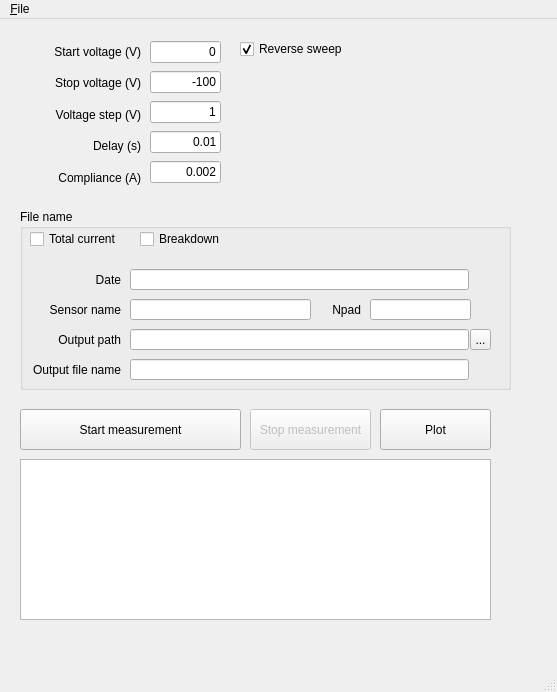
<?xml version="1.0" encoding="UTF-8"?>
<ui version="4.0">
 <class>MainWindow</class>
 <widget class="QMainWindow" name="MainWindow">
  <property name="windowModality">
   <enum>Qt::NonModal</enum>
  </property>
  <property name="enabled">
   <bool>true</bool>
  </property>
  <property name="geometry">
   <rect>
    <x>0</x>
    <y>0</y>
    <width>557</width>
    <height>692</height>
   </rect>
  </property>
  <property name="sizePolicy">
   <sizepolicy hsizetype="Preferred" vsizetype="Preferred">
    <horstretch>0</horstretch>
    <verstretch>0</verstretch>
   </sizepolicy>
  </property>
  <property name="minimumSize">
   <size>
    <width>0</width>
    <height>0</height>
   </size>
  </property>
  <property name="baseSize">
   <size>
    <width>514</width>
    <height>643</height>
   </size>
  </property>
  <property name="windowTitle">
   <string>I-V measurement</string>
  </property>
  <property name="toolTipDuration">
   <number>5</number>
  </property>
  <widget class="QWidget" name="centralwidget">
   <widget class="QCheckBox" name="checkBox_reversesweep">
    <property name="geometry">
     <rect>
      <x>240</x>
      <y>20</y>
      <width>111</width>
      <height>20</height>
     </rect>
    </property>
    <property name="sizePolicy">
     <sizepolicy hsizetype="Preferred" vsizetype="Preferred">
      <horstretch>0</horstretch>
      <verstretch>0</verstretch>
     </sizepolicy>
    </property>
    <property name="toolTip">
     <string extracomment="Test"/>
    </property>
    <property name="toolTipDuration">
     <number>5</number>
    </property>
    <property name="statusTip">
     <string extracomment="test"/>
    </property>
    <property name="text">
     <string>Reverse sweep</string>
    </property>
    <property name="checkable">
     <bool>true</bool>
    </property>
    <property name="checked">
     <bool>true</bool>
    </property>
   </widget>
   <widget class="QWidget" name="verticalLayoutWidget">
    <property name="geometry">
     <rect>
      <x>20</x>
      <y>20</y>
      <width>121</width>
      <height>151</height>
     </rect>
    </property>
    <layout class="QVBoxLayout" name="verticalLayout">
     <item>
      <widget class="QLabel" name="label">
       <property name="layoutDirection">
        <enum>Qt::LeftToRight</enum>
       </property>
       <property name="text">
        <string>Start voltage (V)</string>
       </property>
       <property name="alignment">
        <set>Qt::AlignRight|Qt::AlignTrailing|Qt::AlignVCenter</set>
       </property>
      </widget>
     </item>
     <item>
      <widget class="QLabel" name="label_2">
       <property name="layoutDirection">
        <enum>Qt::LeftToRight</enum>
       </property>
       <property name="text">
        <string>Stop voltage (V)</string>
       </property>
       <property name="alignment">
        <set>Qt::AlignRight|Qt::AlignTrailing|Qt::AlignVCenter</set>
       </property>
      </widget>
     </item>
     <item>
      <widget class="QLabel" name="label_3">
       <property name="layoutDirection">
        <enum>Qt::LeftToRight</enum>
       </property>
       <property name="text">
        <string>Voltage step (V)</string>
       </property>
       <property name="alignment">
        <set>Qt::AlignRight|Qt::AlignTrailing|Qt::AlignVCenter</set>
       </property>
      </widget>
     </item>
     <item>
      <widget class="QLabel" name="label_4">
       <property name="text">
        <string>Delay (s)</string>
       </property>
       <property name="alignment">
        <set>Qt::AlignRight|Qt::AlignTrailing|Qt::AlignVCenter</set>
       </property>
      </widget>
     </item>
     <item>
      <widget class="QLabel" name="label_9">
       <property name="text">
        <string>Compliance (A)</string>
       </property>
       <property name="alignment">
        <set>Qt::AlignRight|Qt::AlignTrailing|Qt::AlignVCenter</set>
       </property>
      </widget>
     </item>
    </layout>
   </widget>
   <widget class="QWidget" name="verticalLayoutWidget_2">
    <property name="geometry">
     <rect>
      <x>150</x>
      <y>20</y>
      <width>71</width>
      <height>151</height>
     </rect>
    </property>
    <layout class="QVBoxLayout" name="verticalLayout_2">
     <item>
      <widget class="QLineEdit" name="lineEdit_Vstart">
       <property name="text">
        <string>0</string>
       </property>
       <property name="alignment">
        <set>Qt::AlignRight|Qt::AlignTrailing|Qt::AlignVCenter</set>
       </property>
      </widget>
     </item>
     <item>
      <widget class="QLineEdit" name="lineEdit_Vstop">
       <property name="text">
        <string>-100</string>
       </property>
       <property name="alignment">
        <set>Qt::AlignRight|Qt::AlignTrailing|Qt::AlignVCenter</set>
       </property>
      </widget>
     </item>
     <item>
      <widget class="QLineEdit" name="lineEdit_Vstep">
       <property name="text">
        <string>1</string>
       </property>
       <property name="alignment">
        <set>Qt::AlignRight|Qt::AlignTrailing|Qt::AlignVCenter</set>
       </property>
      </widget>
     </item>
     <item>
      <widget class="QLineEdit" name="lineEdit_delay">
       <property name="text">
        <string>0.01</string>
       </property>
       <property name="alignment">
        <set>Qt::AlignRight|Qt::AlignTrailing|Qt::AlignVCenter</set>
       </property>
      </widget>
     </item>
     <item>
      <widget class="QLineEdit" name="lineEdit_compl">
       <property name="text">
        <string>0.002</string>
       </property>
       <property name="alignment">
        <set>Qt::AlignRight|Qt::AlignTrailing|Qt::AlignVCenter</set>
       </property>
      </widget>
     </item>
    </layout>
   </widget>
   <widget class="QPushButton" name="pushButton_start">
    <property name="geometry">
     <rect>
      <x>20</x>
      <y>390</y>
      <width>221</width>
      <height>41</height>
     </rect>
    </property>
    <property name="toolTip">
     <string extracomment="asdfasdf"/>
    </property>
    <property name="text">
     <string>Start measurement</string>
    </property>
   </widget>
   <widget class="QGroupBox" name="groupBox">
    <property name="geometry">
     <rect>
      <x>20</x>
      <y>190</y>
      <width>491</width>
      <height>181</height>
     </rect>
    </property>
    <property name="title">
     <string>File name</string>
    </property>
    <widget class="QCheckBox" name="checkBox_2">
     <property name="geometry">
      <rect>
       <x>10</x>
       <y>20</y>
       <width>101</width>
       <height>20</height>
      </rect>
     </property>
     <property name="text">
      <string>Total current</string>
     </property>
    </widget>
    <widget class="QCheckBox" name="checkBox_3">
     <property name="geometry">
      <rect>
       <x>120</x>
       <y>20</y>
       <width>101</width>
       <height>20</height>
      </rect>
     </property>
     <property name="text">
      <string>Breakdown</string>
     </property>
    </widget>
    <widget class="QLabel" name="label_10">
     <property name="geometry">
      <rect>
       <x>20</x>
       <y>90</y>
       <width>81</width>
       <height>22</height>
      </rect>
     </property>
     <property name="text">
      <string>Sensor name</string>
     </property>
     <property name="alignment">
      <set>Qt::AlignRight|Qt::AlignTrailing|Qt::AlignVCenter</set>
     </property>
    </widget>
    <widget class="QLineEdit" name="lineEdit_sensorname">
     <property name="geometry">
      <rect>
       <x>110</x>
       <y>90</y>
       <width>181</width>
       <height>21</height>
      </rect>
     </property>
    </widget>
    <widget class="QLabel" name="label_7">
     <property name="geometry">
      <rect>
       <x>0</x>
       <y>150</y>
       <width>101</width>
       <height>22</height>
      </rect>
     </property>
     <property name="text">
      <string>Output file name</string>
     </property>
     <property name="alignment">
      <set>Qt::AlignRight|Qt::AlignTrailing|Qt::AlignVCenter</set>
     </property>
    </widget>
    <widget class="QLineEdit" name="lineEdit_outfilename">
     <property name="geometry">
      <rect>
       <x>110</x>
       <y>150</y>
       <width>339</width>
       <height>21</height>
      </rect>
     </property>
    </widget>
    <widget class="QLabel" name="label_6">
     <property name="geometry">
      <rect>
       <x>20</x>
       <y>60</y>
       <width>81</width>
       <height>21</height>
      </rect>
     </property>
     <property name="text">
      <string>Date</string>
     </property>
     <property name="alignment">
      <set>Qt::AlignRight|Qt::AlignTrailing|Qt::AlignVCenter</set>
     </property>
    </widget>
    <widget class="QLineEdit" name="lineEdit_date">
     <property name="geometry">
      <rect>
       <x>110</x>
       <y>60</y>
       <width>339</width>
       <height>21</height>
      </rect>
     </property>
    </widget>
    <widget class="QLabel" name="label_5">
     <property name="geometry">
      <rect>
       <x>20</x>
       <y>120</y>
       <width>81</width>
       <height>21</height>
      </rect>
     </property>
     <property name="text">
      <string>Output path</string>
     </property>
     <property name="alignment">
      <set>Qt::AlignRight|Qt::AlignTrailing|Qt::AlignVCenter</set>
     </property>
    </widget>
    <widget class="QLineEdit" name="lineEdit_outpath">
     <property name="geometry">
      <rect>
       <x>110</x>
       <y>120</y>
       <width>339</width>
       <height>21</height>
      </rect>
     </property>
    </widget>
    <widget class="QToolButton" name="toolButton_outpath">
     <property name="geometry">
      <rect>
       <x>450</x>
       <y>120</y>
       <width>21</width>
       <height>21</height>
      </rect>
     </property>
     <property name="text">
      <string>...</string>
     </property>
    </widget>
    <widget class="QLineEdit" name="lineEdit_npad">
     <property name="geometry">
      <rect>
       <x>350</x>
       <y>90</y>
       <width>101</width>
       <height>21</height>
      </rect>
     </property>
     <property name="text">
      <string/>
     </property>
    </widget>
    <widget class="QLabel" name="label_11">
     <property name="geometry">
      <rect>
       <x>300</x>
       <y>90</y>
       <width>41</width>
       <height>22</height>
      </rect>
     </property>
     <property name="text">
      <string>Npad</string>
     </property>
     <property name="alignment">
      <set>Qt::AlignRight|Qt::AlignTrailing|Qt::AlignVCenter</set>
     </property>
    </widget>
   </widget>
   <widget class="QPushButton" name="pushButton_stop">
    <property name="enabled">
     <bool>false</bool>
    </property>
    <property name="geometry">
     <rect>
      <x>250</x>
      <y>390</y>
      <width>121</width>
      <height>41</height>
     </rect>
    </property>
    <property name="toolTip">
     <string extracomment="asdfasdf"/>
    </property>
    <property name="text">
     <string>Stop measurement</string>
    </property>
   </widget>
   <widget class="QPushButton" name="pushButton_plot">
    <property name="geometry">
     <rect>
      <x>380</x>
      <y>390</y>
      <width>111</width>
      <height>41</height>
     </rect>
    </property>
    <property name="toolTip">
     <string extracomment="asdfasdf"/>
    </property>
    <property name="text">
     <string>Plot</string>
    </property>
   </widget>
   <widget class="QPlainTextEdit" name="plainTextEdit">
    <property name="geometry">
     <rect>
      <x>20</x>
      <y>440</y>
      <width>471</width>
      <height>161</height>
     </rect>
    </property>
   </widget>
  </widget>
  <widget class="QMenuBar" name="menubar">
   <property name="geometry">
    <rect>
     <x>0</x>
     <y>0</y>
     <width>557</width>
     <height>22</height>
    </rect>
   </property>
   <widget class="QMenu" name="menu_file">
    <property name="title">
     <string>&amp;File</string>
    </property>
    <addaction name="actiontest"/>
    <addaction name="separator"/>
    <addaction name="actiontest23"/>
   </widget>
   <addaction name="menu_file"/>
  </widget>
  <widget class="QStatusBar" name="statusbar"/>
  <action name="actiontest">
   <property name="text">
    <string>&amp;New measurement</string>
   </property>
   <property name="iconText">
    <string>&amp;New measurement</string>
   </property>
  </action>
  <action name="actiontest23">
   <property name="text">
    <string>E&amp;xit</string>
   </property>
  </action>
 </widget>
 <resources/>
 <connections/>
</ui>
